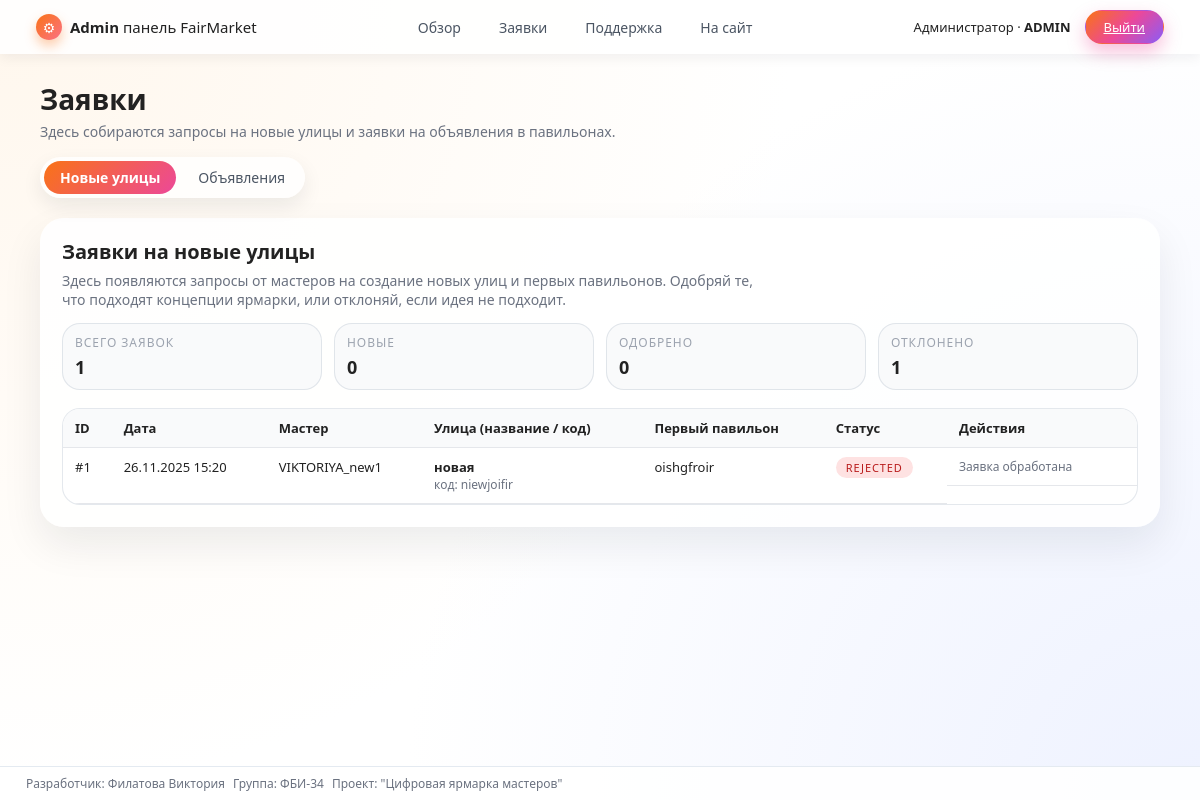
Before: /admin/requests (signed in) with the older database file.
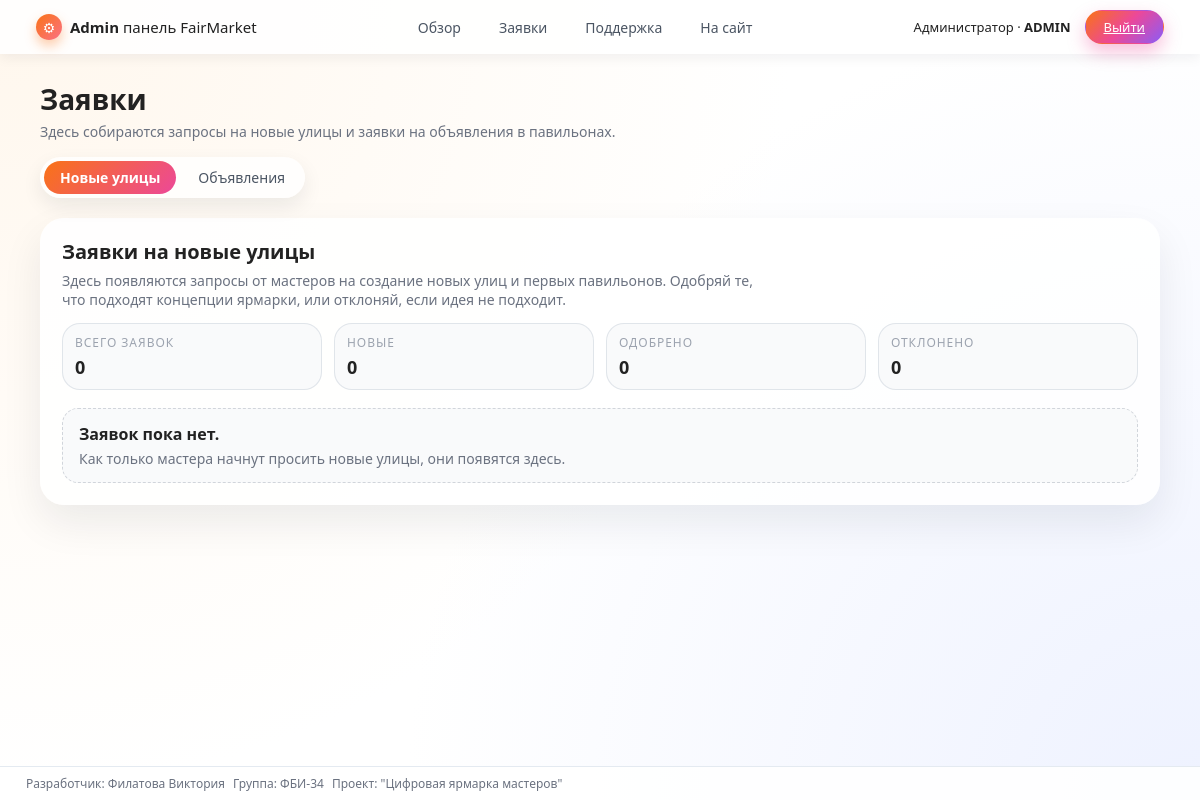
After: the same page with the newer database file.
### app.py (models this page shows)
class StreetRequest(db.Model):
    __tablename__ = "street_requests"
    id = db.Column(db.Integer, primary_key=True)
    user_id = db.Column(db.Integer, db.ForeignKey("users.id"), nullable=False)
    user = db.relationship("User", backref="street_requests")
    street_name = db.Column(db.String(120), nullable=False)
    street_code = db.Column(db.String(50), nullable=False)
    pavilion_title = db.Column(db.String(150), nullable=False)
    pavilion_desc = db.Column(db.Text, nullable=True)
    status = db.Column(db.String(20), nullable=False, default="pending")
    created_at = db.Column(db.DateTime, default=datetime.utcnow)
    street_id = db.Column(db.Integer, db.ForeignKey("streets.id"), nullable=True)

class User(db.Model):
    __tablename__ = "users"
    id = db.Column(db.Integer, primary_key=True)
    username = db.Column(db.String(120), nullable=False)
    email = db.Column(db.String(120), unique=True, nullable=False)
    password = db.Column(db.String(200), nullable=False)  # тут хеш
    role = db.Column(db.String(20), nullable=False, default="user")  # user/master/admin

### app.py (the view)
@app.route("/admin/requests")
@admin_required
def admin_requests():
    fio, group = get_student_info()
    requests_list = StreetRequest.query.order_by(
        StreetRequest.created_at.desc()
    ).all()
    stats = {
        "total": len(requests_list),
        "pending": sum(1 for r in requests_list if r.status == "pending"),
        "approved": sum(1 for r in requests_list if r.status == "approved"),
        "rejected": sum(1 for r in requests_list if r.status == "rejected"),
    }
    return render_template(
        "admin_requests.html",
        fio=fio,
        group=group,
        requests=requests_list,
        stats=stats,
    )

### app.py (called while the page is built, shortened)
def get_student_info():
    return "Филатова Виктория", "ФБИ-34"

def recalc_unread_total():
    if "user_id" not in session:
        session["unread_total"] = 0
        return
    user_id = session["user_id"]
    role = session.get("user_role")
    unread_total = AdMessage.query.filter_by(
        receiver_id=user_id,
        is_read=False,
    ).count()
    session["unread_total"] = unread_total

def recalc_support_badge():
    if "user_id" not in session:
        session["support_unread"] = 0
        session["admin_support_new"] = 0
        return
    role = session.get("user_role")
    if role == "admin":
        session["support_unread"] = 0
        session["admin_support_new"] = SupportMessage.query.filter_by(
            status="new"
        ).count()
        return

@app.before_request
def auto_update_unread():
    if "user_id" in session:
        recalc_unread_total()
        recalc_support_badge()
        recalc_admin_counters()
    else:
        session["unread_total"] = 0
        session["support_unread"] = 0
        session["admin_support_new"] = 0
        session["admin_requests"] = 0

### templates/admin_requests.html (shortened to what the changed rows need)
{% extends "admin_base.html" %}
{% block content %}
<div class="admin-page-header">
    <h1 class="admin-page-title">Заявки</h1>
</div>
<section class="admin-section">
    <h2 class="admin-section-title">Заявки на новые улицы</h2>
    <div class="admin-stat-grid">
        <div class="admin-stat-card">
            <div class="admin-stat-label">Всего заявок</div>
            <div class="admin-stat-value">{{ stats.total }}</div>
        </div>
        <div class="admin-stat-card">
            <div class="admin-stat-label">Отклонено</div>
            <div class="admin-stat-value">{{ stats.rejected }}</div>
        </div>
    </div>
    {% if requests %}
    <div class="admin-table-wrapper">
        <table class="admin-table">
            <thead>
            <tr>
                <th>ID</th>
                <th>Дата</th>
                <th>Мастер</th>
                <th>Улица (название / код)</th>
                <th>Первый павильон</th>
                <th>Статус</th>
                <th class="admin-table-actions-col">Действия</th>
            </tr>
            </thead>
            <tbody>
            {% for req in requests %}
                <tr>
                    <td>#{{ req.id }}</td>
                    <td>
                        {{ req.created_at.strftime("%d.%m.%Y %H:%M") if req.created_at }}
                    </td>
                    <td>{{ req.user.username }}</td>
                    <td>
                        <div class="admin-table-main">{{ req.street_name }}</div>
                        <div class="admin-table-sub">код: {{ req.street_code }}</div>
                    </td>
                    <td>{{ req.pavilion_title }}</td>
                    <td>
                        {% if req.status == "pending" %}
                            <span class="admin-status admin-status-pending">pending</span>
                        {% elif req.status == "approved" %}
                            <span class="admin-status admin-status-approved">approved</span>
                        {% elif req.status == "rejected" %}
                            <span class="admin-status admin-status-rejected">rejected</span>
                        {% endif %}
                    </td>
                    <td class="admin-table-actions">
                        {% if req.status == "pending" %}
                            <form method="post"
                                  action="{{ url_for('approve_request', req_id=req.id) }}">
                                <button type="submit"
                                        class="btn btn-small btn-success">
                                    Одобрить
                                </button>
                            </form>
                            <form method="post"
                                  action="{{ url_for('reject_request', req_id=req.id) }}">
                                <button type="submit"
                                        class="btn btn-small btn-outline-danger">
                                    Отклонить
                                </button>
                            </form>
                        {% else %}
                            <span class="admin-table-sub">Заявка обработана</span>
                        {% endif %}
                    </td>
                </tr>
            {% endfor %}
            </tbody>
        </table>
    </div>
    {% else %}
        <div class="admin-empty">
            <h3>Заявок пока нет.</h3>
            <p>Как только мастера начнут просить новые улицы, они появятся здесь.</p>
        </div>
    {% endif %}
</section>
{% endblock %}

Changed rows visible on the page:
removed StreetRequest: id "1", created_at "26.11.2025 15:20", user.username "VIKTORIYA_new1", street_name "новая", street_code "niewjoifir", pavilion_title "oishgfroir", status "REJECTED"
Other visible differences:
{{ stats.total }}: "1" → "0"
{{ stats.rejected }}: "1" → "0"
text no longer shown: "ID Дата Мастер Улица (название / код) Первый павильон Статус Действия"
text now shown: "Заявок пока нет. Как только мастера начнут просить новые улицы, они появятся здесь."
